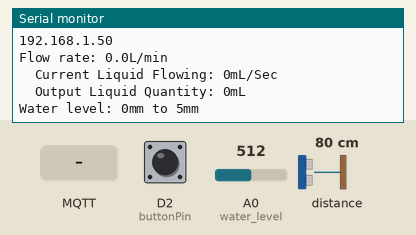
Simulated run of this sketch. Board: ESP8266 (NodeMCU). On the bench: the last lines printed to the serial monitor. Wiring (inferred from the names in the program): ultrasonic range finder: trigger D4; echo D3. The inputs (shaded band) are chosen by the test bench; at power-on: A0 (water_level) = 512, distance to the obstacle 80 cm, D2 (buttonPin) LOW. The echo pulse lasts 58.3 µs per cm; WiFi joins after 1.5 s; servers stay silent unless stated; no MQTT or app messages arrive unless stated.

Above: at 2.8 s.
2.9 s: A0 (water_level) set to 470
At 4.3 s:
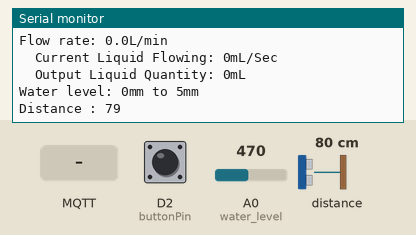
6.1 s: MQTT message "1" arrives on the first subscribed topic
9.1 s: MQTT message "on" arrives on the first subscribed topic
12.2 s: MQTT message "off" arrives on the first subscribed topic
15.2 s: distance to the obstacle set to 2 cm
At 17.1 s:
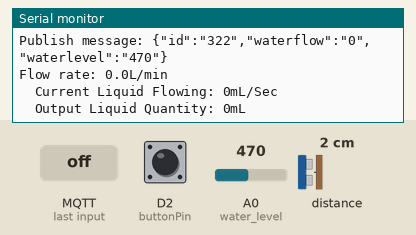
17.4 s: D2 (buttonPin) pulled HIGH for 1.95 s
At 20.6 s:
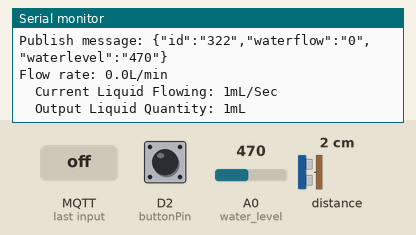

Measured:
- after the input at 15.2 s, the serial monitor: prints a new line after 0.53 s (image 2)
- after the input at 17.4 s, the serial monitor: prints a new line after 2.3 s (image 3)

The sketch:

main.ino
```cpp
#include <EEPROM.h>
#include <ESP8266WiFi.h>
#include <ESP8266HTTPClient.h>
#include <PubSubClient.h>

const char* ssid = "SSID";
const char* password = "Password";
const char* mqtt_server = "iot.eclipse.org";

WiFiClient espClient;
PubSubClient client(espClient);
long lastMsg = 0;
char msg[50];
int value = 0;

const int trigPin = D4;
const int echoPin = D3;
const int water_level = A0;
const int buttonPin = D2;
byte sensorInterrupt = 0;

float calibrationFactor = 4.5;

volatile byte pulseCount;

float flowRate;
unsigned int flowMilliLitres;
unsigned long totalMilliLitres;

unsigned long oldTime;
int value_water;

long duration;
int distance;

void setup() {
  Serial.begin(115200);
  setup_wifi();
  client.setServer(mqtt_server, 1883);
  client.setCallback(callback);
  delay(100);
  pinMode(trigPin, OUTPUT);
  pinMode(echoPin, INPUT);
  pinMode(buttonPin, INPUT);
  pulseCount = 0;
  flowRate = 0.0;
  flowMilliLitres = 0;
  totalMilliLitres = 0;
  oldTime = 0;

  digitalWrite(buttonPin, HIGH);
  attachInterrupt(digitalPinToInterrupt(buttonPin), pulseCounter, RISING);

}

void setup_wifi() {

  delay(10);
  Serial.println();
  Serial.print("Connecting to ");
  Serial.println(ssid);

  WiFi.begin(ssid, password);
  Serial.println();

  while (WiFi.status() != WL_CONNECTED) {
    delay(500);
    Serial.print(".");
    //WiFi.begin(ssid, password);
  }

  Serial.println("");
  Serial.println("WiFi connected");
  Serial.println("IP address: ");
  Serial.println(WiFi.localIP());
}

void callback(char* topic, byte* payload, unsigned int length) {
  Serial.print("Message arrived [");
  Serial.print(topic);
  Serial.print("] ");
  for (int i = 0; i < length; i++) {
    Serial.print((char)payload[i]);
  }
  Serial.println();
}

void reconnect() {
  // Loop until we're reconnected
  while (!client.connected()) {
    Serial.print("Attempting MQTT connection...");
    // Attempt to connect
    if (client.connect("NodeMCU")) {
      Serial.println("connected");
      // Once connected, publish an announcement...
      //client.publish("001uson", "{\"id\":\"node_1\",\"waterflow\":\"%ld\",\"waterlevel\":\"%ld\",\"Distance\":\"%ld\"}");
      client.publish("002gps", "{\"id\":\"322\",\"waterflow\":\"100\",\"waterlevel\":\"20\"}");
      // ... and resubscribe
      client.subscribe("002gps");
    } else {
      Serial.print("failed, rc=");
      Serial.print(client.state());
      Serial.println(" try again in 3 seconds");
      // Wait 5 seconds before retrying
      delay(3000);
    }
  }
}

void waterflow()
{
  detachInterrupt(sensorInterrupt);
  flowRate = ((1000.0 / (millis() - oldTime)) * pulseCount) / calibrationFactor;
  oldTime = millis();
  flowMilliLitres = (flowRate / 60) * 1000;
  totalMilliLitres += flowMilliLitres;
  unsigned int frac;

  Serial.print("Flow rate: ");
  Serial.print(int(flowRate));
  Serial.print(".");

  frac = (flowRate - int(flowRate)) * 10;

  Serial.print(frac, DEC);
  Serial.println("L/min");
  Serial.print("  Current Liquid Flowing: ");
  Serial.print(flowMilliLitres);
  Serial.println("mL/Sec");
  Serial.print("  Output Liquid Quantity: "); // Output separator
  Serial.print(totalMilliLitres);
  Serial.println("mL");
  delay(1000);
}

void pulseCounter()
{
    pulseCount++;
}

void waterlevel()
{
  value_water = analogRead(water_level);

  if (value_water<=480){
    Serial.println("Water level: 0mm - Empty!");
  }
  else if (value_water>480 && value_water<=530){
    Serial.println("Water level: 0mm to 5mm");
  }
  else if (value_water>530 && value_water<=615){
    Serial.println("Water level: 5mm to 10mm");
  }
  else if (value_water>615 && value_water<=660){
    Serial.println("Water level: 10mm to 15mm");
  }
  else if (value_water>660 && value_water<=680){
    Serial.println("Water level: 15mm to 20mm");
  }
  else if (value_water>680 && value_water<=690){
    Serial.println("Water level: 20mm to 25mm");
  }
  else if (value_water>690 && value_water<=700){
    Serial.println("Water level: 25mm to 30mm");
  }
  else if (value_water>700 && value_water<=705){
    Serial.println("Water level: 30mm to 35mm");
  }
  else if (value_water>705){
    Serial.println("Water level: 35mm to 40mm");
  }

  delay(1000); // Check for new value every 5 sec
}

void jarak_air()
{
  digitalWrite(trigPin, LOW);
  delayMicroseconds(2);
  // Sets the trigPin on HIGH state for 10 micro seconds
  digitalWrite(trigPin, HIGH);
  delayMicroseconds(10);
  digitalWrite(trigPin, LOW);
  // Reads the echoPin, returns the sound wave travel time in microseconds
  duration = pulseIn(echoPin, HIGH);
  // Calculating the distance
  distance= duration*0.034/2;
  // Prints the distance on the Serial Monitor
  Serial.print("Distance : ");
  Serial.println(distance);
  delay(1000);
}

void loop() {

  waterflow();
  waterlevel();
  jarak_air();
  if (!client.connected()) {
    reconnect();
  }
  client.loop();

  long now = millis();
  if (now - lastMsg > 2000) {
    lastMsg = now;
    //++value;
    //snprintf (msg, 300, "{\"id\":\"node_1\",\"waterflow\":\"%ld\",\"waterlevel\":\"%ld\",\"Distance\":\"%ld\"}" , flowMilliLitres, value_water, distance);
    snprintf (msg, 300, "{\"id\":\"322\",\"waterflow\":\"%ld\",\"waterlevel\":\"%ld\"}" , flowMilliLitres, value_water);
    Serial.print("Publish message: ");
    Serial.println(msg);
    client.publish("002gps", msg);
  }
}
```
